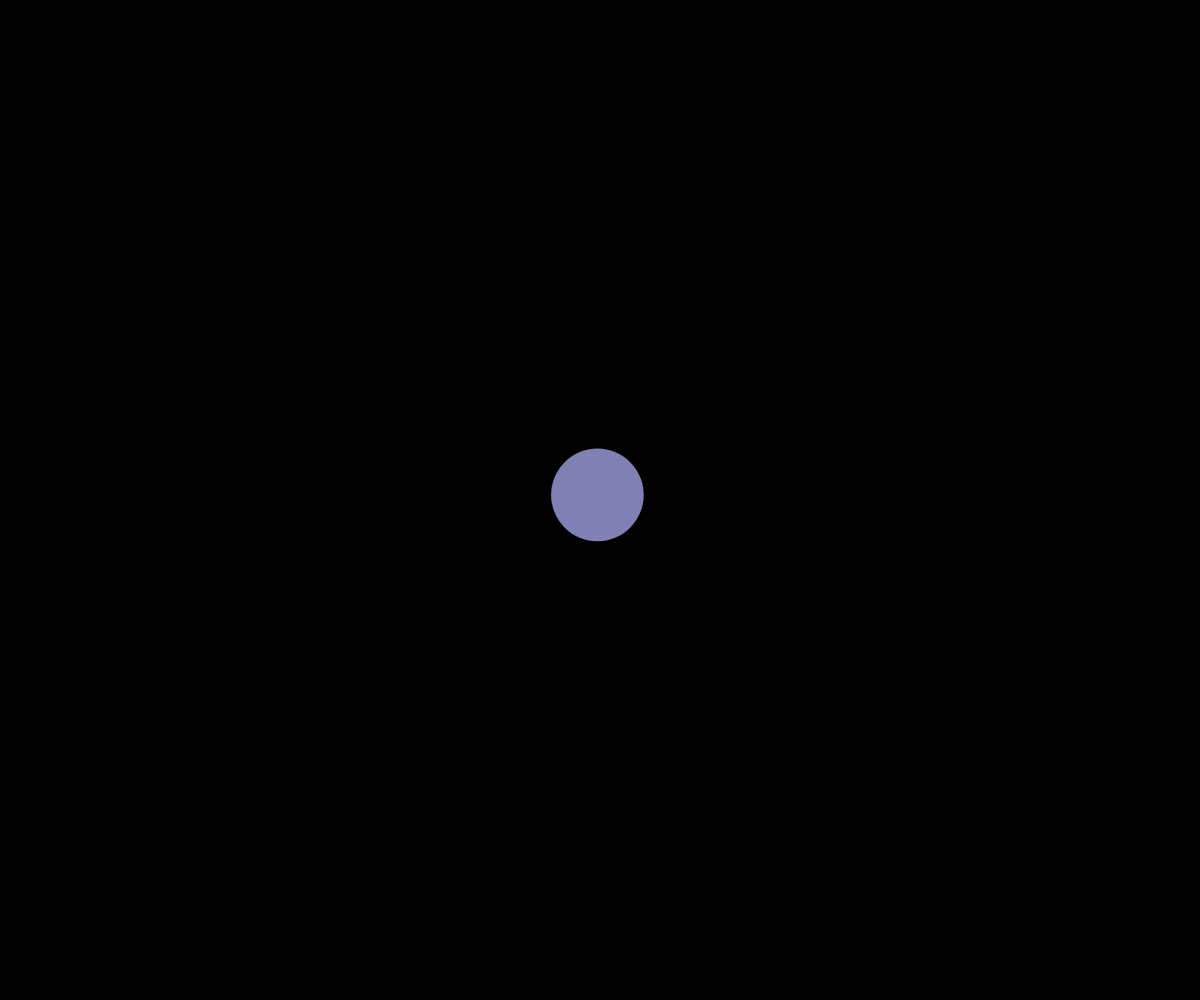
Frame 1 (no input)
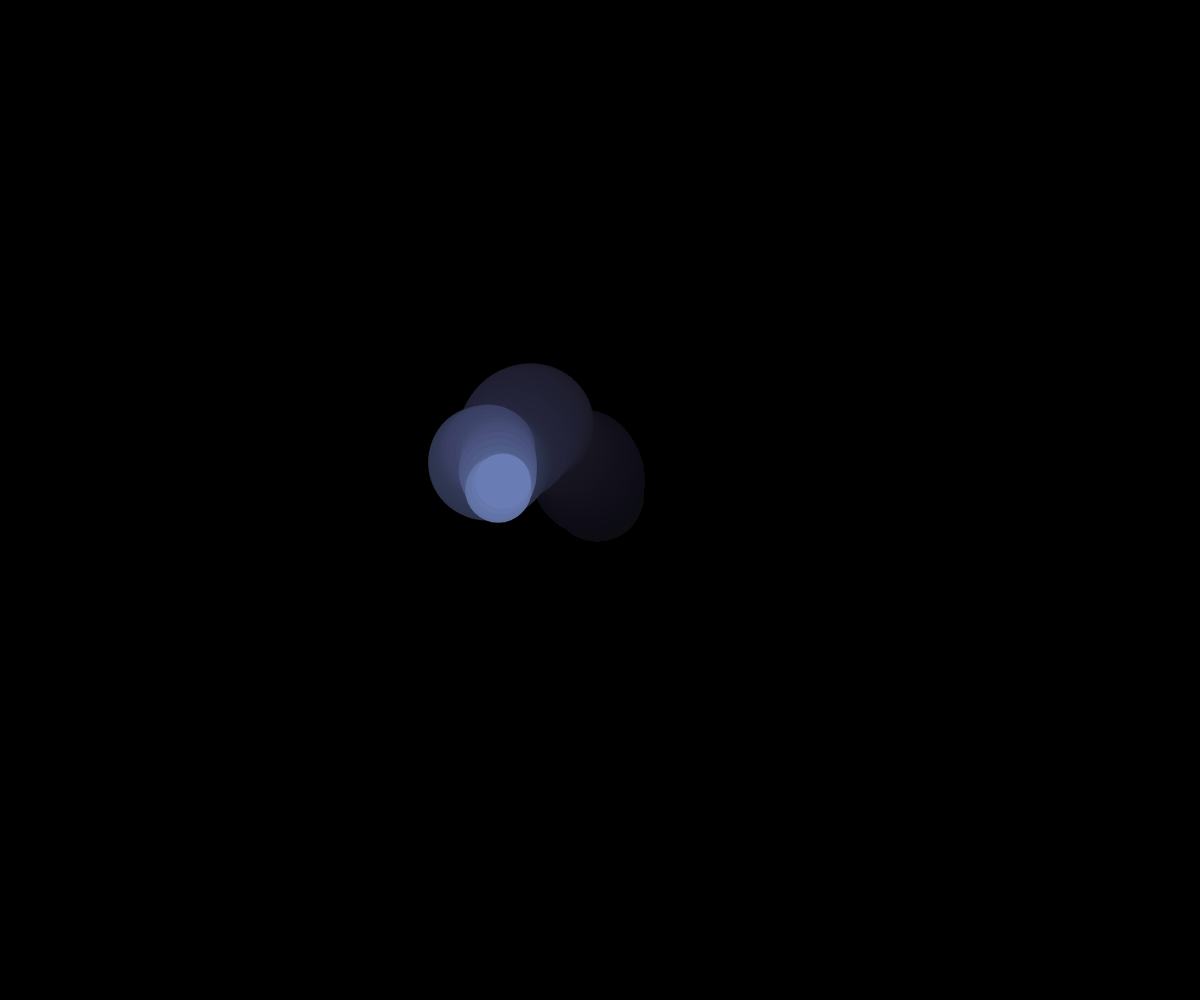
Frame 60 (no input)
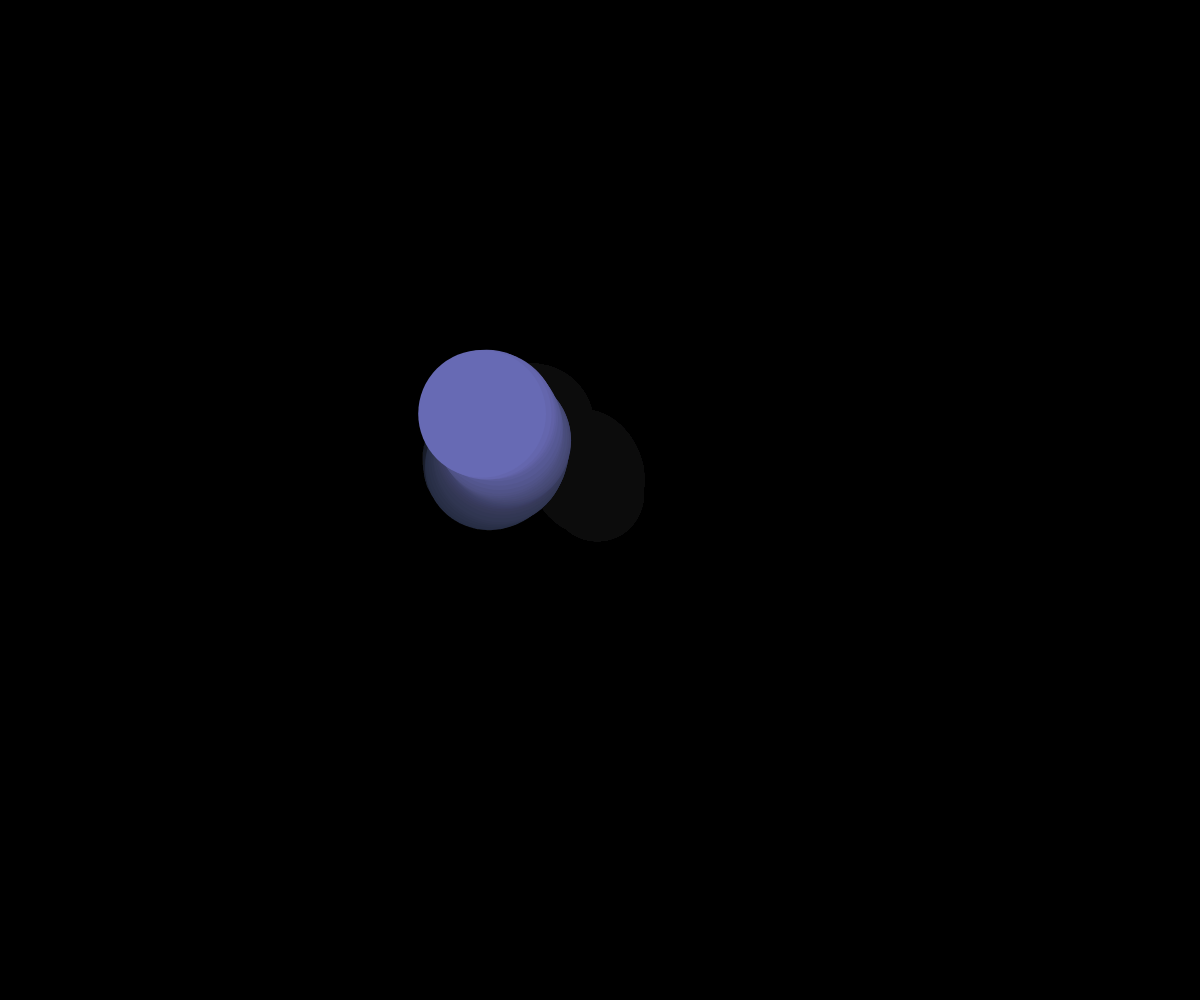
Frame 120 (the mouse pressed at the canvas centre since frame 60)

The p5.js sketch that drew these frames (run headless with seeded random() and noise() and a simulated clock; from frame 60 on, the mouse is pressed at the canvas centre):

// p5.js sketch
// ── sketch.js
//perlin noise demo

let x, y, size;
const MAX_CIRCLE_SIZE = 200;
let sizeTime = 10;
let dT = 0.04;
let perlinX = 5;
let perlinY = 100;
let movementdT = 0.1;

function setup() {
  createCanvas(windowWidth, windowHeight);
  x = width / 2;
  y = height / 2;
  size = 50;
  background(0);
}

function draw() {
  // background(225);
  noStroke();
  fill(0, 10);
  rect(0, 0, width, height);
  setFill();
  moveCirclePerlin();
  drawCircle();
}
function setFill() {
  let r = map(x, 0, width, 0, 255);
  let g = map(y, 0, height, 0, 255);
  fill(r, g, 180);
}

function moveCirclePerlin() {
  let xSpeed = noise(perlinX);
  xSpeed = map(xSpeed, 0, 1, -10, 10);
  x += xSpeed;
  if (x < 0) {
    x += width;
  }
  else if (x > width) {
    x -= width;
  }
  perlinX += movementdT;

  let ySpeed = noise(perlinY);
  ySpeed = map(ySpeed, 0, 1, -10, 10);
  y += ySpeed;
  if (y < 0) {
    y += height;
  }
  else if (y > height) {
    y -= height;
  }
  perlinY += movementdT;
}


function setSize() {
  size = random(10, MAX_CIRCLE_SIZE);
}

function setSizePerlin() {
  size = noise(sizeTime) * MAX_CIRCLE_SIZE;
  sizeTime += dT;
}

function drawCircle() {
  setSizePerlin();
  print(size);
  ellipseMode(CENTER);
  ellipse(x, y, size, size);
}
